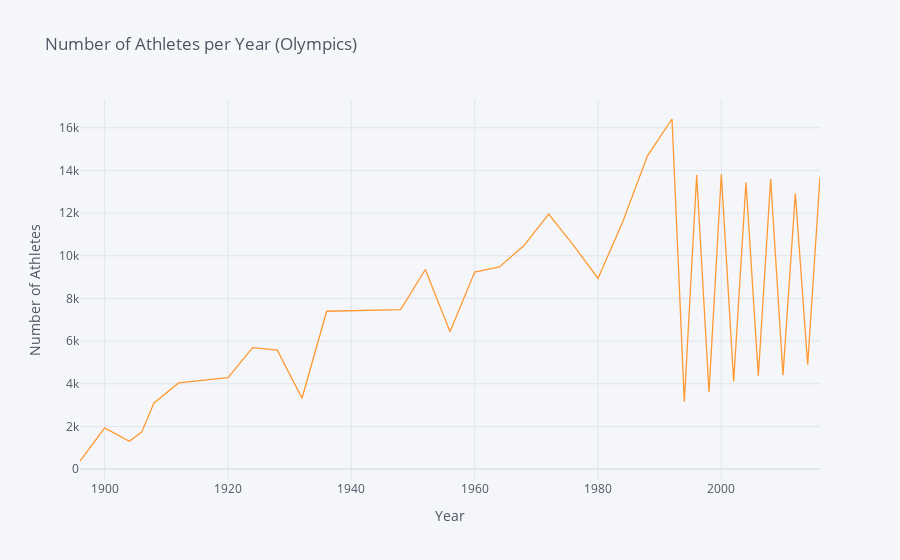

This figure's notebook cell:
### Code cell
athletes_by_year = olympics.groupby(["Year"]).size().iplot(title='Number of Athletes per Year (Olympics)',yTitle='Number of Athletes',xTitle='Year')

### Figure 1 — Plotly figure (JSON) as saved in the notebook; plotly's stock layout.template omitted (floating-point values rounded to 4 significant figures)
{"data": [{"line": {"color": "rgba(255, 153, 51, 1.0)", "dash": "solid", "shape": "linear", "width": 1.3}, "mode": "lines", "name": "None", "text": "", "type": "scatter", "x": [1896, 1900, 1904, 1906, 1908, 1912, 1920, 1924, 1928, 1932, 1936, 1948, 1952, 1956, 1960, 1964, 1968, 1972, 1976, 1980, 1984, 1988, 1992, 1994, 1996, 1998, 2000, 2002, 2004, 2006, 2008, 2010, 2012, 2014, 2016], "y": [380, 1936, 1301, 1733, 3101, 4040, 4292, 5693, 5574, 3321, 7401, 7480, 9358, 6434, 9235, 9480, 10479, 11959, 10502, 8937, 11588, 14676, 16413, 3160, 13780, 3605, 13821, 4109, 13443, 4382, 13602, 4402, 12920, 4891, 13688]}], "layout": {"legend": {"bgcolor": "#F5F6F9", "font": {"color": "#4D5663"}}, "paper_bgcolor": "#F5F6F9", "plot_bgcolor": "#F5F6F9", "title": {"font": {"color": "#4D5663"}, "text": "Number of Athletes per Year (Olympics)"}, "xaxis": {"gridcolor": "#E1E5ED", "showgrid": true, "tickfont": {"color": "#4D5663"}, "title": {"font": {"color": "#4D5663"}, "text": "Year"}, "zerolinecolor": "#E1E5ED"}, "yaxis": {"gridcolor": "#E1E5ED", "showgrid": true, "tickfont": {"color": "#4D5663"}, "title": {"font": {"color": "#4D5663"}, "text": "Number of Athletes"}, "zerolinecolor": "#E1E5ED"}}}
